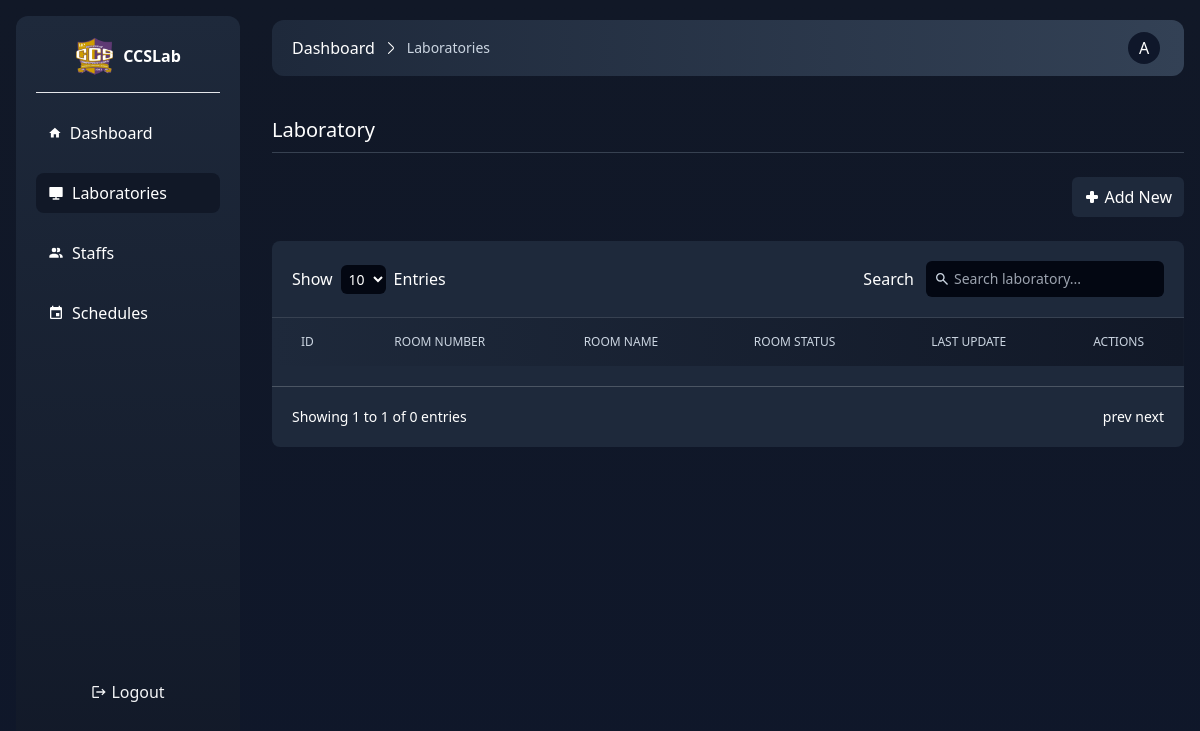
The page /admin/labs.php (signed in) on the database as committed earlier.
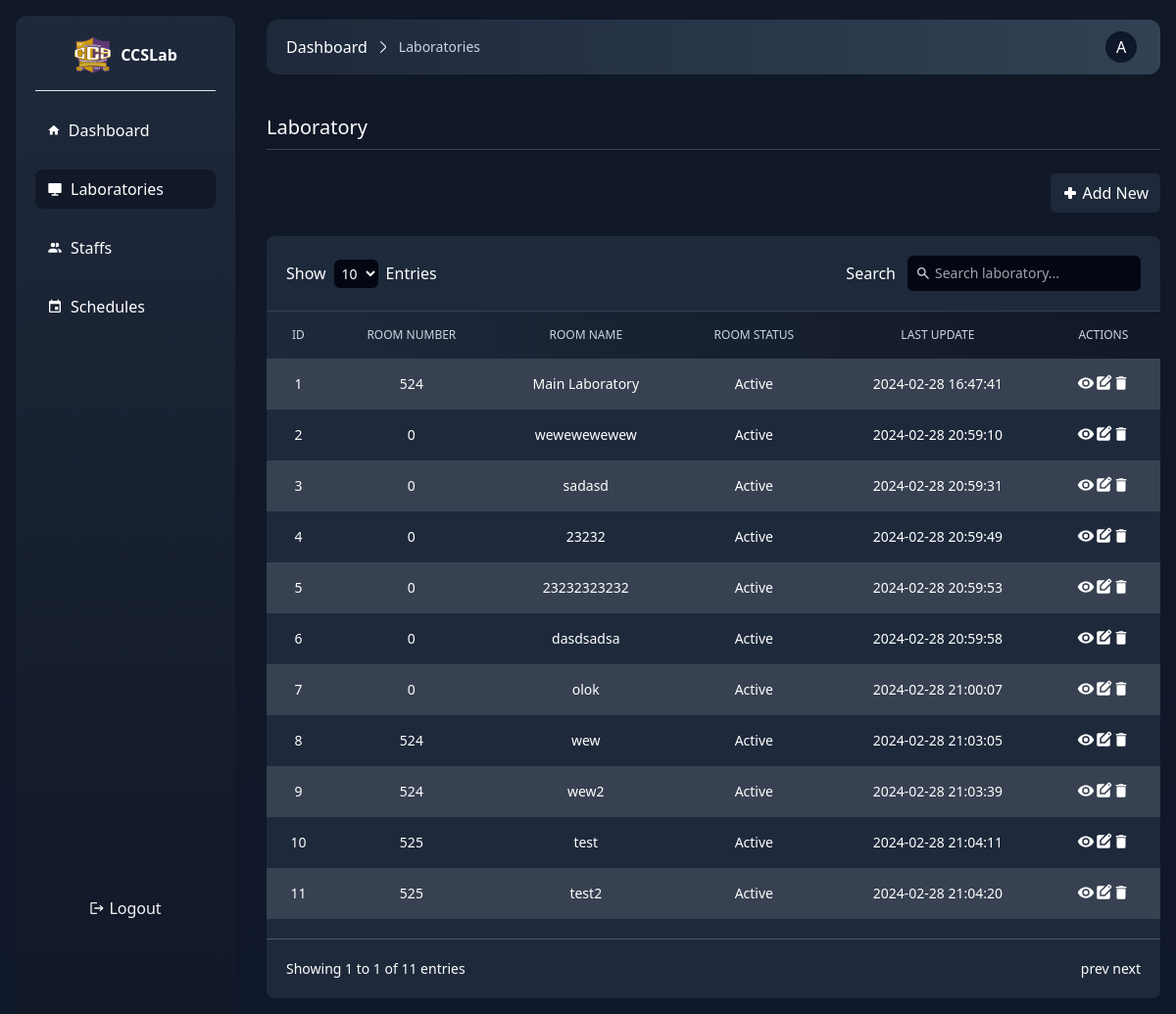
The same page on the database as committed later.
### tables this page shows
CREATE TABLE `labs` (
    `id` int(80) NOT NULL, `room_number` int(80) NOT NULL, `room_name` varchar(80) NOT NULL, `active` int(11) NOT NULL DEFAULT 1, `created_at` datetime NOT NULL DEFAULT current_timestamp(), `updated_at` datetime NOT NULL DEFAULT current_timestamp()
);

### admin/functions.php (called while the page is built, shortened)
<?php
function get_labs($connect)
{
    $sentence = $connect->prepare("SELECT * FROM labs");
    $sentence->execute();
    return $sentence->fetchAll(PDO::FETCH_ASSOC);
}

### admin/views/labs.view.php (the view, shortened to what this page needs)
<div class="mt-10 flex flex-col gap-6">
    <div class="border-b pb-2 border-gray-700">
        <h1 class="text-xl">Laboratory</h1>
    </div>
    <div class="flex justify-end">
        <a href="new_lab" class="px-3 p-2 bg-slate-800  rounded-md hover:bg-blue-900 duration-200 transition-colors flex items-center gap-1">
            <span class="tex-sm shrink-0">Add New</span>
        </a>
    </div>
    <div class="bg-slate-800   rounded-lg flex flex-col ">
        <div class="overflow-x-auto flex-wrap  gap-3 flex items-center justify-between p-5 border-b border-gray-700">
            <div class="flex items-center gap-2">
                <h1>Show</h1>
                <select class="bg-gray-950 rounded-md text-sm p-1">
                    <option>
                        10
                    </option>
                </select>
                <h1>Entries</h1>
            </div>
            <div class="flex gap-3 items-center">
                <label>Search</label>
                <div class="bg-gray-950 p-2 -1.312T14 px-2 rounded-md flex gap-1 items-center">
                    <input type="text" placeholder="Search laboratory..." class="text-sm bg-transparent outline-none border-none" />
                </div>
            </div>
        </div>
        <div class="overflow-x-auto">
            <table class="w-full text-sm text-left rtl:text-right text-gray-500 dark:text-gray-400 ">
                <thead class="text-xs bg-gradient-to-l to-slate-800 from-gray-900 uppercase ">
                    <tr>
                        <th class="border px-4 py-4 font-medium border-none text-slate-300 text-center font-bold">ID</th>
                        <th class="border px-4 py-4 font-medium border-none text-slate-300 text-center">ROOM NUMBER</th>
                        <th class="border px-4 py-4 font-medium border-none text-slate-300 text-center">ROOM NAME</th>
                        <th class="border px-4 py-4 font-medium border-none text-slate-300 text-center">ROOM STATUS</th>
                        <th class="border px-4 py-4 font-medium border-none text-slate-300 text-center">LAST UPDATE</th>
                        <th class="border px-4 py-4 font-medium border-none text-slate-300 text-center">ACTIONS</th>
                    </tr>
                </thead>
                <tbody class="">
                    <?php
                    foreach ($labs as $lab) {
                        echo '<tr class="odd:bg-gray-700 bg-slate-800">
                        <td class="border px-4 py-4 border-none text-center text-xs md:text-sm text-white">' . $lab['id'] . '</td>
                        <td class="border px-4 py-4 border-none text-center text-xs md:text-sm text-white">' . $lab['room_number'] . '</td>
                        <td class="border px-4 py-4 border-none text-center text-xs md:text-sm text-white">' . $lab['room_name'] . '</td>
                        <td class="border px-4 py-4 border-none text-center text-xs md:text-sm text-white">' . ($lab['active'] == 1 ? 'Active' : 'Inactive')  . '</td>
                       <td class="border px-4 py-4 border-none text-center text-xs md:text-sm text-white">' . $lab['updated_at'] . '</td>
                         <td class="border px-4 py-4 border-none text-center text-lg flex items-center justify-center text-white">
                         <svg xmlns="http://www.w3.org/2000/svg" width="1em" height="1em" viewBox="0 0 24 24"><path fill="currentColor" d="M12 9a3 3 0 0 0-3 3a3 3 0 0 0 3 3a3 3 0 0 0 3-3a3 3 0 0 0-3-3m0 8a5 5 0 0 1-5-5a5 5 0 0 1 5-5a5 5 0 0 1 5 5a5 5 0 0 1-5 5m0-12.5C7 4.5 2.73 7.61 1 12c1.73 4.39 6 7.5 11 7.5s9.27-3.11 11-7.5c-1.73-4.39-6-7.5-11-7.5"/></svg>
                         <svg xmlns="http://www.w3.org/2000/svg" width="1em" height="1em" viewBox="0 0 24 24"><path fill="currentColor" d="M9 15v-4.25l9.175-9.175q.3-.3.675-.45t.75-.15q.4 0 .763.15t.662.45L22.425 3q.275.3.425.663T23 4.4q0 .375-.137.738t-.438.662L13.25 15zm10.6-9.2l1.425-1.4l-1.4-1.4L18.2 4.4zM5 21q-.825 0-1.412-.587T3 19V5q0-.825.588-1.412T5 3h8.925L7 9.925V17h7.05L21 10.05V19q0 .825-.587 1.413T19 21z"/></svg>
                         <svg xmlns="http://www.w3.org/2000/svg" width="1em" height="1em" viewBox="0 0 24 24"><path fill="currentColor" d="M19 4h-3.5l-1-1h-5l-1 1H5v2h14M6 19a2 2 0 0 0 2 2h8a2 2 0 0 0 2-2V7H6z"/></svg>
                         </td>
                    </tr>';
                    }
                    ?>
                </tbody>
            </table>
            <div class="p-5 flex justify-between text-sm mt-5 border-t border-gray-600">
                <div>
                    Showing 1 to 1 of <?php echo count($labs); ?> entries
                </div>
                <div>
                    prev next
                </div>
            </div>
        </div>
    </div>
</div>

Rows that differ between the two databases and show on the page:
added labs: id "1", room_number "524", room_name "Main Laboratory", active "Active", updated_at "2024-02-28 16:47:41"
added labs: id "2", room_number "0", room_name "wewewewewew", active "Active", updated_at "2024-02-28 20:59:10"
added labs: id "3", room_number "0", room_name "sadasd", active "Active", updated_at "2024-02-28 20:59:31"
added labs: id "4", room_number "0", room_name "23232", active "Active", updated_at "2024-02-28 20:59:49"
added labs: id "5", room_number "0", room_name "23232323232", active "Active", updated_at "2024-02-28 20:59:53"
added labs: id "6", room_number "0", room_name "dasdsadsa", active "Active", updated_at "2024-02-28 20:59:58"
added labs: id "7", room_number "0", room_name "olok", active "Active", updated_at "2024-02-28 21:00:07"
added labs: id "8", room_number "524", room_name "wew", active "Active", updated_at "2024-02-28 21:03:05"
added labs: id "9", room_number "524", room_name "wew2", active "Active", updated_at "2024-02-28 21:03:39"
added labs: id "10", room_number "525", room_name "test", active "Active", updated_at "2024-02-28 21:04:11"
added labs: id "11", room_number "525", room_name "test2", active "Active", updated_at "2024-02-28 21:04:20"
Other text that changed with them:
count($labs): "0" → "11"
